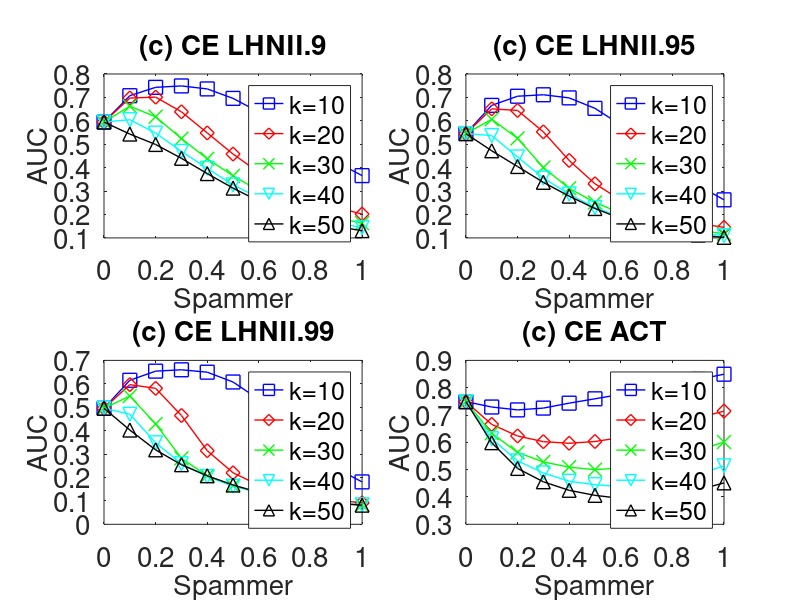

Recreate this plot in MATLAB.
subplot(2,2,1);
x=0:0.1:1;
y=[0.5948054   0.7072994	0.7430028	0.748942	0.7362342	0.695833	0.6375012	0.565777	0.4917256	0.4239464	0.3659684
];
plot(x,y,'-bs','LineWidth',1,'MarkerSize',10);
hold on;

y=[0.5948054 	0.697355	0.7011244	0.6384028	0.548255	0.4581218	0.379354	0.3195892	0.2714568	0.2307322	0.2015536
];
plot(x,y,'-rd','LineWidth',1,'MarkerSize',10);
hold on;

y=[0.5948054 	0.6623028	0.6173174	0.5240084	0.437954	0.3652698	0.3012092	0.2560144	0.2169492	0.1868584	0.1627456
];
plot(x,y,'-gx','LineWidth',1,'MarkerSize',10);
hold on;

y=[0.5948054 	0.6047412	0.5475262	0.4693832	0.3971056	0.3263554	0.271546	0.2272696	0.1921332	0.1646868	0.1438606
];
plot(x,y,'-cv','LineWidth',1,'MarkerSize',10);
hold on;

y=[0.5948054 	0.5433468	0.4990288	0.4398852	0.3745606	0.3125074	0.257216	0.2131884	0.1761898	0.148408	0.1308348
];
plot(x,y,'-k^','LineWidth',1,'MarkerSize',10);


set(gca,'FontSize',20);
xlabel('Spammer','fontsize',20);
ylabel('AUC','fontsize',20);
title('(c) CE LHNII.9','fontsize',20);

legend('k=10','k=20','k=30','k=40','k=50');
hold on;



subplot(2,2,2);
x=0:0.1:1;
y=[0.5454212    0.6659728	0.704971	0.7112928	0.6979252	0.653235	0.5824876	0.4920378	0.402976	0.32385	0.2626406
];
plot(x,y,'-bs','LineWidth',1,'MarkerSize',10);
hold on;

y=[0.5454212	0.6510956	0.6443936	0.5527318	0.4308332	0.3312838	0.2616192	0.2182836	0.1876654	0.1625086	0.1447548
];
plot(x,y,'-rd','LineWidth',1,'MarkerSize',10);
hold on;

y=[0.5454212	0.606465	0.5252658	0.4005448	0.3118202	0.2511624	0.205766	0.174766	0.150839	0.1324032	0.1181004
];
plot(x,y,'-gx','LineWidth',1,'MarkerSize',10);
hold on;

y=[0.5454212	0.5370392	0.445708	0.3553344	0.2871914	0.2296938	0.1899694	0.159764	0.1376968	0.121648	0.109591
];
plot(x,y,'-cv','LineWidth',1,'MarkerSize',10);
hold on;

y=[0.5454212	0.4719712	0.4048636	0.337329	0.2782922	0.225483	0.1828046	0.1526298	0.1287244	0.1121104	0.102356
];
plot(x,y,'-k^','LineWidth',1,'MarkerSize',10);


set(gca,'FontSize',20);
xlabel('Spammer','fontsize',20);
ylabel('AUC','fontsize',20);
title('(c) CE LHNII.95','fontsize',20);

legend('k=10','k=20','k=30','k=40','k=50');
hold on;


subplot(2,2,3);
x=0:0.1:1;
y=[0.4954726   0.6151368	0.6540428	0.659886	0.649539	0.6077432	0.533587	0.429797	0.3245078	0.2387384	0.1811214
];
plot(x,y,'-bs','LineWidth',1,'MarkerSize',10);
hold on;

y=[0.4954726	0.5965192	0.5807244	0.4646052	0.3143212	0.2201118	0.1669914	0.1390948	0.1194828	0.1032526	0.0915682
];
plot(x,y,'-rd','LineWidth',1,'MarkerSize',10);
hold on;

y=[0.4954726	0.5479764	0.428555	0.2821424	0.2068056	0.1641806	0.1352276	0.1163722	0.1024692	0.0907456	0.081873
];
plot(x,y,'-gx','LineWidth',1,'MarkerSize',10);
hold on;

y=[0.4954726	0.4700424	0.3482592	0.2585934	0.2039126	0.1629002	0.1355534	0.1166086	0.101841	0.091743	0.0834076
];
plot(x,y,'-cv','LineWidth',1,'MarkerSize',10);
hold on;

y=[0.4954726   0.4024984	0.317962	0.2544954	0.2072814	0.167893	0.1364372	0.1162442	0.1008192	0.0893332	0.08169
];
plot(x,y,'-k^','LineWidth',1,'MarkerSize',10);


set(gca,'FontSize',20);
xlabel('Spammer','fontsize',20);
ylabel('AUC','fontsize',20);
title('(c) CE LHNII.99','fontsize',20);

legend('k=10','k=20','k=30','k=40','k=50');
hold on;


subplot(2,2,4);
x=0:0.1:1;
y=[0.7489066   0.729347	0.7187676	0.7253722	0.7434408	0.7594086	0.7757566	0.7940492	0.8145616	0.8302604	0.8494014
];
plot(x,y,'-bs','LineWidth',1,'MarkerSize',10);
hold on;

y=[0.7489066	0.665601	0.6233976	0.6025024	0.5966116	0.6031558	0.6174924	0.630653	0.6558074	0.689339	0.714288
];
plot(x,y,'-rd','LineWidth',1,'MarkerSize',10);
hold on;

y=[0.7489066	0.6331596	0.5632036	0.5282858	0.5092324	0.500029	0.506284	0.5199688	0.538255	0.5714164	0.6010566
];
plot(x,y,'-gx','LineWidth',1,'MarkerSize',10);
hold on;

y=[0.7489066	0.6130214	0.5322534	0.4880788	0.4575612	0.4450148	0.4380766	0.44436	0.4582994	0.4832974	0.514092
];
plot(x,y,'-cv','LineWidth',1,'MarkerSize',10);
hold on;

y=[0.7489066	0.5987356	0.5045612	0.4557158	0.424397	0.4060262	0.3947544	0.3933634	0.4044812	0.4256834	0.4516318
];
plot(x,y,'-k^','LineWidth',1,'MarkerSize',10);


set(gca,'FontSize',20);
xlabel('Spammer','fontsize',20);
ylabel('AUC','fontsize',20);
title('(c) CE ACT','fontsize',20);

legend('k=10','k=20','k=30','k=40','k=50');
hold on;
